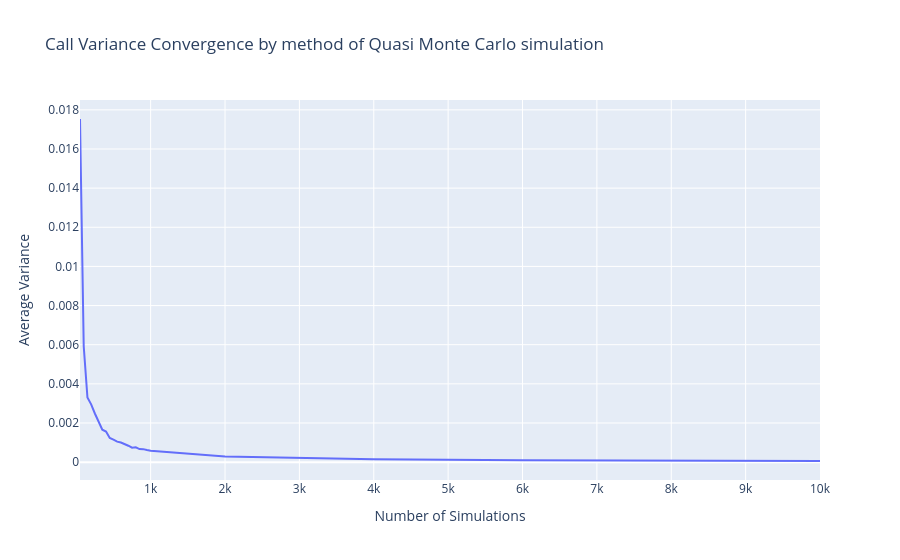

Notebook code cell kept with this figure:
### Code cell
fig = go.Figure()

# Courbe 1 : Moyenne
fig.add_trace(go.Scatter(
    x=df_call_quasi_mc.index,
    y=df_call_quasi_mc["var_normalized"],
    mode='lines',
    name='Quasi Monte Carlo'
))

fig.update_layout(
    title="Call Variance Convergence by method of Quasi Monte Carlo simulation",
    xaxis_title="Number of Simulations",
    yaxis_title="Average Variance",
    legend_title="Simulation methods"
)

fig.show()

### Figure 1 — Plotly figure (JSON) as saved in the notebook; plotly's stock layout.template omitted (floating-point values rounded to 4 significant figures)
{"data": [{"mode": "lines", "name": "Quasi Monte Carlo", "type": "scatter", "x": [50, 100, 150, 200, 250, 300, 350, 400, 450, 500, 550, 600, 650, 700, 750, 800, 850, 900, 950, 1000, 2000, 4000, 6000, 8000, 10000], "y": [0.01753, 0.005918, 0.003304, 0.002951, 0.002485, 0.002089, 0.00166, 0.001563, 0.001236, 0.001147, 0.001049, 0.001002, 0.0009317, 0.0008385, 0.0007357, 0.0007599, 0.0006675, 0.0006652, 0.0006199, 0.0005794, 0.000286, 0.0001462, 9.761e-05, 7.304e-05, 5.844e-05]}], "layout": {"legend": {"title": {"text": "Simulation methods"}}, "title": {"text": "Call Variance Convergence by method of Quasi Monte Carlo simulation"}, "xaxis": {"title": {"text": "Number of Simulations"}}, "yaxis": {"title": {"text": "Average Variance"}}}}
